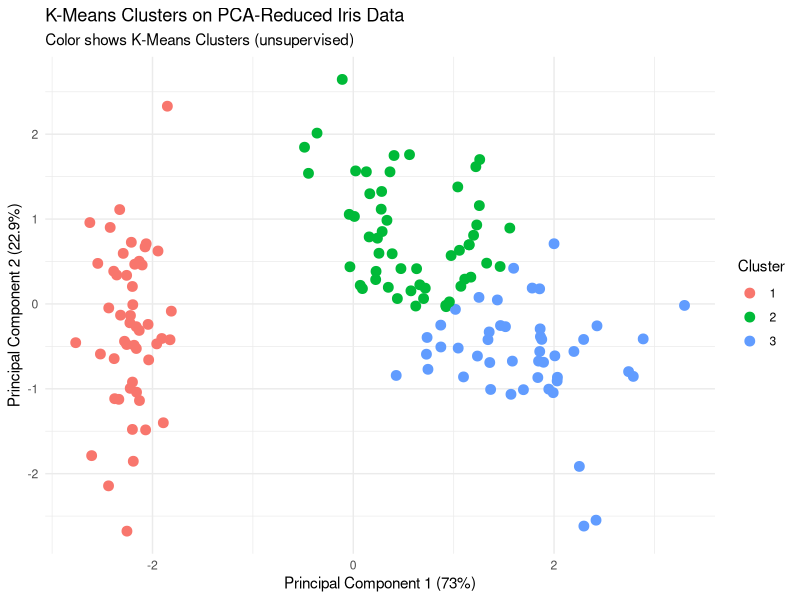
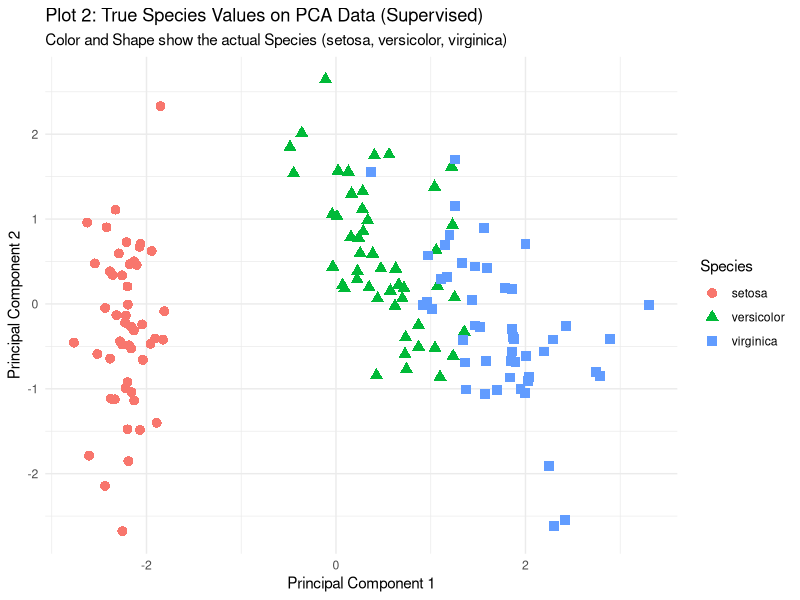

R code for these plots, in order:

data(iris)
X <- as.matrix(iris[, 1:4])
scaled_data <- scale(X)

set.seed(42)
pca_result <- prcomp(scaled_data, center = TRUE, scale. = FALSE)
pca_data <- as.data.frame(pca_result$x[, 1:2])

# Apply K-Means to the 2-dimensional PCA data, expecting 3 clusters
kmeans_pca_result <- kmeans(pca_data, centers = 3, nstart = 20)

# Add the cluster results back to the PCA data frame
pca_data$Cluster <- factor(kmeans_pca_result$cluster)
pca_data$Species <- iris$Species # Add true labels for comparison

library(ggplot2)

# Plotting K-Means Clusters against the first two Principal Components
ggplot(pca_data, aes(x = PC1, y = PC2, color = Cluster)) +
  geom_point(size = 3) +
  labs(
    title = "K-Means Clusters on PCA-Reduced Iris Data",
    subtitle = "Color shows K-Means Clusters (unsupervised)",
    x = paste0("Principal Component 1 (", round(summary(pca_result)$importance[2, 1] * 100, 1), "%)"),
    y = paste0("Principal Component 2 (", round(summary(pca_result)$importance[2, 2] * 100, 1), "%)")
  ) +
  theme_minimal()

plot_species <- ggplot(pca_data, aes(x = PC1, y = PC2, color = Species, shape = Species)) +
  # Using geom_point to apply both color and shape mapping
  geom_point(size = 3) +
  labs(
    title = "Plot 2: True Species Values on PCA Data (Supervised)",
    subtitle = "Color and Shape show the actual Species (setosa, versicolor, virginica)",
    x = "Principal Component 1",
    y = "Principal Component 2"
  ) +
  # Manually specifying shapes for clarity (e.g., Circle, Square, Triangle)
  scale_shape_manual(values = c(16, 17, 15)) + 
  theme_minimal()

print(plot_species)
